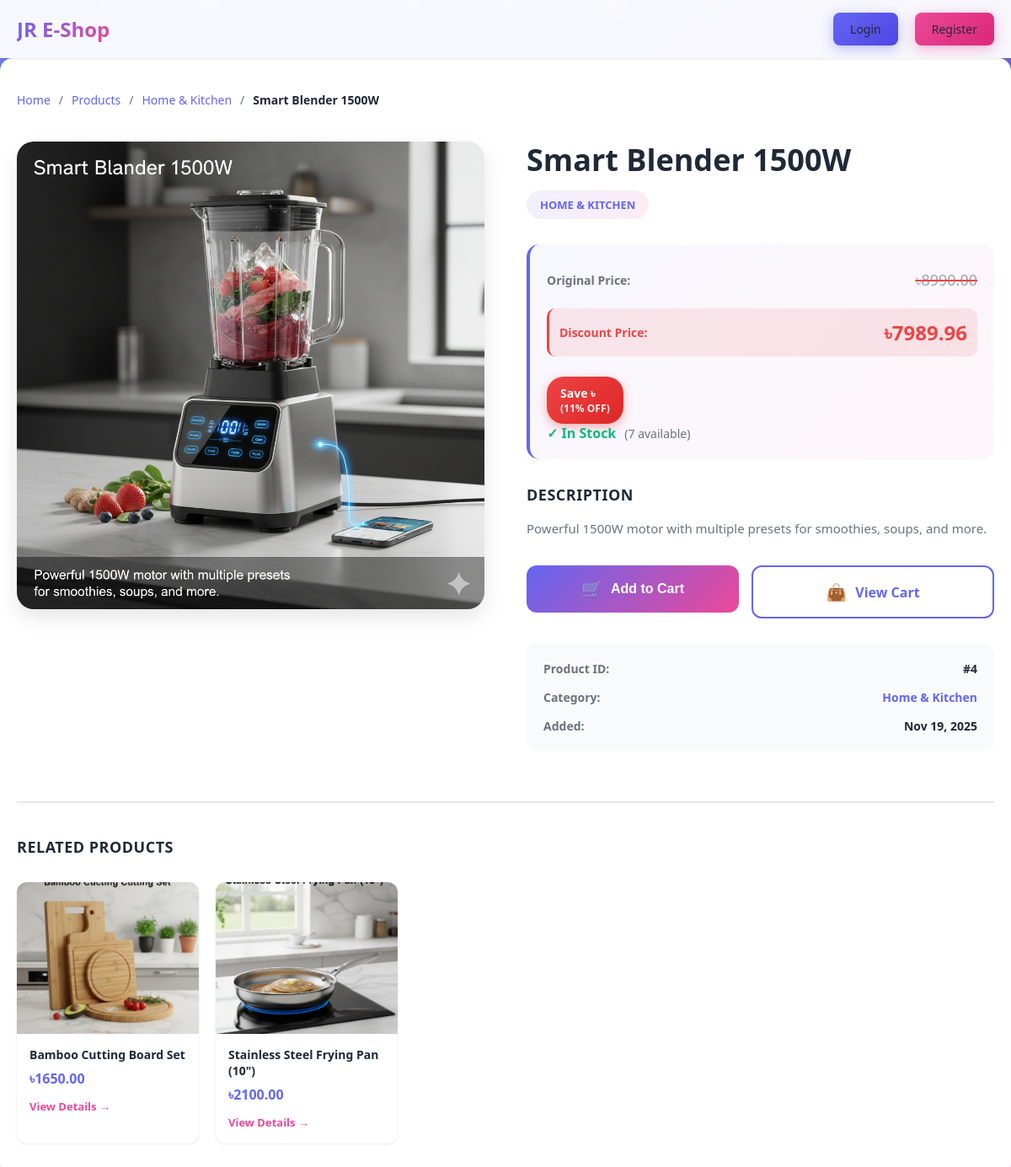
/product/smart-blender-1500w/, run on the app's committed database.
### JRShop/models.py (models this page shows, shortened)
class Product(models.Model):
    name = models.CharField(max_length=150)
    slug = models.SlugField(max_length=150, unique=True)
    category = models.ForeignKey(Category, on_delete=models.CASCADE, related_name='products')
    description = models.TextField()
    price = models.DecimalField(max_digits=10, decimal_places=2, help_text="Original price")
    discount_price = models.DecimalField(max_digits=10, decimal_places=2, null=True, blank=True, help_text="Discounted price (leave blank if no discount)")
    stock = models.PositiveBigIntegerField(default=0)
    available = models.BooleanField(default=True)
    created_at = models.DateTimeField(auto_now_add=True)
    updated_at = models.DateTimeField(auto_now=True)
    image = models.ImageField(upload_to='products/%Y/%m/%d')
    def get_discount_percentage(self):
        if self.discount_price and self.price > 0:
            discount = ((self.price - self.discount_price) / self.price) * 100
            return int(discount)
        return 0
    def has_discount(self):
        return self.discount_price is not None and self.discount_price < self.price

class Category(models.Model):
    name = models.CharField(max_length=150)
    slug = models.SlugField(max_length=150, unique=True)
    description = models.TextField()
    class Meta:
        verbose_name_plural = 'Categories'

### JRShop/views.py (the view, shortened to what this page needs)
# urls.py: path('product/<slug:slug>/', views.product_detail, name='product_detail'),
def product_detail(request, slug):
    product = get_object_or_404(Product, slug = slug, available = True)
    related_products = Product.objects.filter(category = product.category).exclude(id=product.id)[:4]
    cart_items_count = 0
    is_in_cart = False
    return render(request, 'JRShop/product_detail.html', {
        'product': product,
        'related_products': related_products,
        'cart_items_count': cart_items_count,
        'is_in_cart': is_in_cart
    })

### JRShop/templates/JRShop/product_detail.html (shortened to what this page needs)
{% extends 'JRShop/base.html' %}
{% load static %}
{% block extra_css %}
<link rel="stylesheet" href="{% static 'JRShop/css/product_detail.css' %}">
{% endblock %}
{% block content %}
<nav class="navbar">
    <div class="navbar-content">
        <a href="{% url 'home' %}" class="navbar-brand">JR E-Shop</a>
        <div class="navbar-menu">
            {% if user.is_authenticated %}
                <a href="{% url 'product_list' %}" class="nav-link">
                    <span class="nav-icon">🛍️</span>
                    <span>Products</span>
                </a>
                <a href="{% url 'view_cart' %}" class="nav-link cart-link">
                    <span class="nav-icon">🛒</span>
                    <span>Cart</span>
                    {% if cart_items_count %}
                    <span class="cart-badge">{{ cart_items_count }}</span>
                    {% endif %}
                </a>
                <a href="{% url 'profile' %}" class="user-info">
                    <div class="user-avatar">{{ user.username|slice:":1"|upper }}</div>
                    <span>{{ user.username }}</span>
                </a>
            {% else %}
                <a href="{% url 'login' %}" class="btn btn-primary">Login</a>
                <a href="{% url 'register' %}" class="btn btn-secondary">Register</a>
            {% endif %}
        </div>
    </div>
</nav>
<div class="product-detail-container">
    <div class="breadcrumb">
        <a href="{% url 'home' %}">Home</a>
        <span class="separator">/</span>
        <a href="{% url 'product_list' %}">Products</a>
        <span class="separator">/</span>
        <a href="{% url 'product_list_by_category' product.category.slug %}">{{ product.category.name }}</a>
        <span class="separator">/</span>
        <span class="current">{{ product.name }}</span>
    </div>
    <div class="product-main">
        <div class="product-image-section">
            <div class="product-image-wrapper">
                {% if product.image %}
                <img src="{{ product.image.url }}" alt="{{ product.name }}" class="product-image-large">
                {% else %}
                <div class="product-image-placeholder-large">
                    <svg viewBox="0 0 24 24">
                        <path d="M21 19V5c0-1.1-.9-2-2-2H5c-1.1 0-2 .9-2 2v14c0 1.1.9 2 2 2h14c1.1 0 2-.9 2-2zM8.5 13.5l2.5 3.01L14.5 12l4.5 6H5l3.5-4.5z"/>
                    </svg>
                </div>
                {% endif %}
            </div>
        </div>
        <div class="product-details-section">
            <div class="product-header">
                <h1 class="product-title">{{ product.name }}</h1>
                <p class="product-category-badge">{{ product.category.name }}</p>
            </div>
            <div class="price-section">
                {% if product.has_discount %}
                <div class="price-display-discount">
                    <div class="price-row">
                        <span class="original-price-label">Original Price:</span>
                        <span class="original-price-value">৳{{ product.price }}</span>
                    </div>
                    <div class="price-row discount-row">
                        <span class="discount-label">Discount Price:</span>
                        <span class="discount-value">৳{{ product.discount_price }}</span>
                    </div>
                    <div class="discount-info-badge">
                        <span class="save-amount">Save ৳{{ product.price|add:product.discount_price|add:"-" }}</span>
                        <span class="discount-pct">({{ product.get_discount_percentage }}% OFF)</span>
                    </div>
                </div>
                {% else %}
                <div class="price-display">
                    <span class="currency">৳</span>
                    <span class="amount">{{ product.price }}</span>
                </div>
                {% endif %}
                <div class="stock-info {% if product.stock > 0 %}in-stock{% else %}out-of-stock{% endif %}">
                    {% if product.stock > 0 %}
                        <span class="stock-status">✓ In Stock</span>
                        <span class="stock-count">({{ product.stock }} available)</span>
                    {% else %}
                        <span class="stock-status">✗ Out of Stock</span>
                    {% endif %}
                </div>
            </div>
            <div class="description-section">
                <h3 class="section-title">Description</h3>
                <p class="product-description">{{ product.description }}</p>
            </div>
            <div class="cart-section">
                {% if product.stock > 0 %}
                    {% if is_in_cart %}
                    <button class="add-to-cart-btn-large already-added" disabled>
                        <span class="btn-icon">✓</span>
                        <span class="btn-text">Already Added</span>
                    </button>
                    {% else %}
                    <form method="POST" action="{% url 'add_to_cart' product.id %}" class="add-to-cart-form">
                        <button type="submit" class="add-to-cart-btn-large">
                            <span class="btn-icon">🛒</span>
                            <span class="btn-text">Add to Cart</span>
                        </button>
                    </form>
                    {% endif %}
                {% else %}
                <button class="add-to-cart-btn-large disabled" disabled>
                    <span class="btn-icon">❌</span>
                    <span class="btn-text">Out of Stock</span>
                </button>
                {% endif %}
                <a href="{% url 'view_cart' %}" class="view-cart-btn">
                    <span class="btn-icon">👜</span>
                    <span class="btn-text">View Cart</span>
                </a>
            </div>
            <div class="product-meta">
                <div class="meta-item">
                    <span class="meta-label">Product ID:</span>
                    <span class="meta-value">#{{ product.id }}</span>
                </div>
                <div class="meta-item">
                    <span class="meta-label">Category:</span>
                    <a href="{% url 'product_list_by_category' product.category.slug %}" class="meta-value link">
                        {{ product.category.name }}
                    </a>
                </div>
                <div class="meta-item">
                    <span class="meta-label">Added:</span>
                    <span class="meta-value">{{ product.created_at|date:"M d, Y" }}</span>
                </div>
            </div>
        </div>
    </div>
    {% if related_products %}
    <section class="related-products-section">
        <h2 class="section-title">Related Products</h2>
        <div class="related-products-grid">
            {% for related in related_products %}
            <div class="related-product-card">
                <div class="related-image-container">
                    {% if related.image %}
                    <img src="{{ related.image.url }}" alt="{{ related.name }}" class="related-image">
                    {% else %}
                    <div class="related-image-placeholder">
                        <svg viewBox="0 0 24 24">
                            <path d="M21 19V5c0-1.1-.9-2-2-2H5c-1.1 0-2 .9-2 2v14c0 1.1.9 2 2 2h14c1.1 0 2-.9 2-2zM8.5 13.5l2.5 3.01L14.5 12l4.5 6H5l3.5-4.5z"/>
                        </svg>
                    </div>
                    {% endif %}
                </div>
                <div class="related-info">
                    <h4 class="related-name">{{ related.name }}</h4>
                    <p class="related-price">৳{{ related.price }}</p>
                    <a href="{% url 'product_detail' related.slug %}" class="related-link">View Details →</a>
                </div>
            </div>
            {% endfor %}
        </div>
    </section>
    {% endif %}
</div>
{% endblock %}

### JRShop/static/JRShop/css/base.css (style rules this page uses)
* { margin: 0; padding: 0; box-sizing: border-box; }
:root { --primary-color: #6366f1; --primary-dark: #4f46e5; --secondary-color: #ec4899; --success-color: #10b981; --error-color: #ef4444; --text-dark: #1f2937; --text-light: #6b7280; --bg-light: #f9fafb; --bg-white: #ffffff; --shadow: 0 10px 30px rgba(0, 0, 0, 0.1); --shadow-lg: 0 20px 60px rgba(0, 0, 0, 0.15); }
body { font-family: 'Segoe UI', Tahoma, Geneva, Verdana, sans-serif; background: linear-gradient(135deg, #667eea 0%, #764ba2 100%); min-height: 100vh; color: var(--text-dark); position: relative; overflow-x: hidden; }
body::before { content: ''; position: fixed; top: 0; left: 0; width: 100%; height: 100%; background: radial-gradient(circle at 20% 50%, rgba(255, 255, 255, 0.1) 0%, transparent 50%), radial-gradient(circle at 80% 80%, rgba(255, 255, 255, 0.1) 0%, transparent 50%); animation: backgroundMove 20s ease-in-out infinite; z-index: -1; }
.navbar { background: rgba(255, 255, 255, 0.95); backdrop-filter: blur(10px); padding: 15px 0; box-shadow: var(--shadow); position: sticky; top: 0; z-index: 100; animation: slideDown 0.5s ease-out; }
.navbar-content { max-width: 1200px; margin: 0 auto; padding: 0 20px; display: flex; justify-content: space-between; align-items: center; }
.navbar-brand { font-size: 24px; font-weight: bold; background: linear-gradient(135deg, var(--primary-color), var(--secondary-color)); -webkit-background-clip: text; -webkit-text-fill-color: transparent; background-clip: text; text-decoration: none; transition: transform 0.3s ease; }
.navbar-menu { display: flex; gap: 20px; align-items: center; }
.navbar-menu a { text-decoration: none; color: var(--text-dark); font-weight: 500; transition: all 0.3s ease; position: relative; }
.navbar-menu a::after { content: ''; position: absolute; bottom: -5px; left: 0; width: 0; height: 2px; background: var(--primary-color); transition: width 0.3s ease; }
.btn { padding: 10px 20px; border: none; border-radius: 8px; font-size: 14px; font-weight: 600; cursor: pointer; transition: all 0.3s ease; text-decoration: none; display: inline-block; text-align: center; }
.btn-primary { background: linear-gradient(135deg, var(--primary-color), var(--primary-dark)); color: white; box-shadow: 0 4px 15px rgba(99, 102, 241, 0.4); }
.btn-secondary { background: linear-gradient(135deg, var(--secondary-color), #db2777); color: white; box-shadow: 0 4px 15px rgba(236, 72, 153, 0.4); }

### data on the page
Product: category.name "Home & Kitchen", name "Smart Blender 1500W", image (picture), category.name "HOME & KITCHEN", price "8990.00", discount_price "7989.96", get_discount_percentage "11", stock "7", description "Powerful 1500W motor with multiple presets for smoothies, soups, and more.", id "4", created_at "Nov 19, 2025"
Product: image (picture), name "Bamboo Cutting Board Set", price "1650.00"
Product: image (picture), name "Stainless Steel Frying Pan (10\")", price "2100.00"
